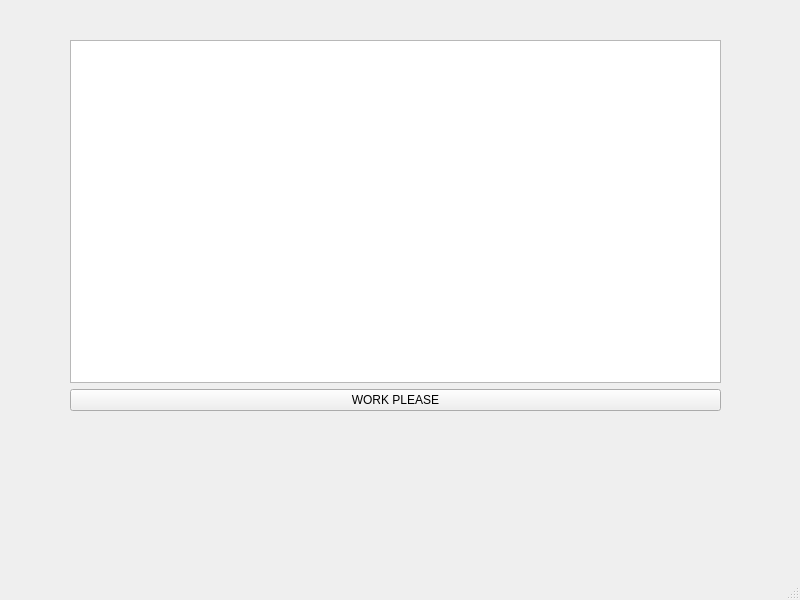
<?xml version="1.0" encoding="UTF-8"?>
<ui version="4.0">
 <class>MainWindow</class>
 <widget class="QMainWindow" name="MainWindow">
  <property name="geometry">
   <rect>
    <x>0</x>
    <y>0</y>
    <width>800</width>
    <height>600</height>
   </rect>
  </property>
  <property name="windowTitle">
   <string>MainWindow</string>
  </property>
  <widget class="QWidget" name="centralwidget">
   <widget class="QWidget" name="verticalLayoutWidget">
    <property name="geometry">
     <rect>
      <x>70</x>
      <y>40</y>
      <width>651</width>
      <height>371</height>
     </rect>
    </property>
    <layout class="QVBoxLayout" name="verticalLayout">
     <item>
      <widget class="QTextBrowser" name="showText"/>
     </item>
     <item>
      <widget class="QPushButton" name="workButton">
       <property name="text">
        <string>WORK PLEASE</string>
       </property>
      </widget>
     </item>
    </layout>
   </widget>
  </widget>
  <widget class="QMenuBar" name="menubar">
   <property name="geometry">
    <rect>
     <x>0</x>
     <y>0</y>
     <width>800</width>
     <height>26</height>
    </rect>
   </property>
  </widget>
  <widget class="QStatusBar" name="statusbar"/>
 </widget>
 <resources/>
 <connections/>
</ui>
